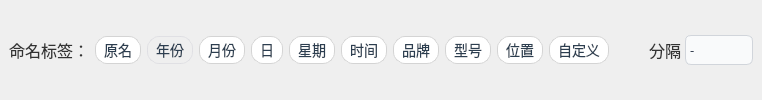
                       <widget class="QFrame" name="frameTags">
                        <property name="minimumSize">
                         <size>
                          <width>0</width>
                          <height>54</height>
                         </size>
                        </property>
                        <property name="styleSheet">
                         <string notr="true">border: none;
border-radius: 0px;</string>
                        </property>
                        <layout class="QHBoxLayout" name="layoutTags" stretch="0,1,0">
                         <property name="spacing">
                          <number>0</number>
                         </property>
                         <property name="leftMargin">
                          <number>9</number>
                         </property>
                         <property name="topMargin">
                          <number>0</number>
                         </property>
                         <property name="rightMargin">
                          <number>0</number>
                         </property>
                         <property name="bottomMargin">
                          <number>0</number>
                         </property>
                         <item>
                          <widget class="QLabel" name="lblRenamingTags">
                           <property name="minimumSize">
                            <size>
                             <width>0</width>
                             <height>40</height>
                            </size>
                           </property>
                           <property name="font">
                            <font>
                             <pointsize>12</pointsize>
                            </font>
                           </property>
                           <property name="styleSheet">
                            <string notr="true">QLabel {
    color: #333333;
    border: none;
}</string>
                           </property>
                           <property name="text">
                            <string>命名标签：</string>
                           </property>
                          </widget>
                         </item>
                         <item>
                          <widget class="QFrame" name="frameRenameTags">
                           <property name="minimumSize">
                            <size>
                             <width>0</width>
                             <height>40</height>
                            </size>
                           </property>
                           <property name="maximumSize">
                            <size>
                             <width>16777215</width>
                             <height>16777215</height>
                            </size>
                           </property>
                           <property name="sizeIncrement">
                            <size>
                             <width>0</width>
                             <height>32</height>
                            </size>
                           </property>
                           <property name="styleSheet">
                            <string notr="true">QFrame{
background:rgba(0, 0, 0, 0);
border: 0px;
}</string>
                           </property>
                           <property name="frameShape">
                            <enum>QFrame::StyledPanel</enum>
                           </property>
                           <property name="frameShadow">
                            <enum>QFrame::Raised</enum>
                           </property>
                           <layout class="QHBoxLayout" name="layoutTagsInput">
                            <property name="spacing">
                             <number>6</number>
                            </property>
                            <property name="leftMargin">
                             <number>6</number>
                            </property>
                            <property name="topMargin">
                             <number>6</number>
                            </property>
                            <property name="rightMargin">
                             <number>0</number>
                            </property>
                            <property name="bottomMargin">
                             <number>6</number>
                            </property>
                            <item>
                             <widget class="QPushButton" name="btnAddOriginalTag">
                              <property name="maximumSize">
                               <size>
                                <width>80</width>
                                <height>28</height>
                               </size>
                              </property>
                              <property name="styleSheet">
                               <string notr="true">QPushButton {
  background-color: #ffffff;
  color: #2c3e50;
  border: 1px solid #d4d4d4;
  text-align: center;
  font-size: 14px;
  border-radius: 12px;
  padding: 4px 8px;
}

QPushButton:hover {
  background-color: #f7f7f7;
  color: #2c3e50;
}

QPushButton:pressed {
  background-color: #ececec;
  color: #34495e;
}</string>
                              </property>
                              <property name="text">
                               <string>原名</string>
                              </property>
                             </widget>
                            </item>
                            <item>
                             <widget class="QPushButton" name="btnAddYearTag">
                              <property name="maximumSize">
                               <size>
                                <width>46</width>
                                <height>28</height>
                               </size>
                              </property>
                              <property name="styleSheet">
                               <string notr="true">QPushButton {
  background-color: qlineargradient(x1:0, y1:0, x2:0, y2:1,
      stop:0 rgba(255, 255, 255, 95),
      stop:1 rgba(248, 248, 250, 95)
  );
  color: #2c3e50;
  border: 1px solid rgba(220, 220, 225, 0.8);
  text-align: center;
  font-size: 14px;
  cursor: pointer;
  border-radius: 12px;
  padding: 4px 8px;
  transition: all 0.2s cubic-bezier(0.4, 0, 0.2, 1);
  box-shadow: 0 2px 6px rgba(0, 0, 0, 0.08), 0 1px 3px rgba(0, 0, 0, 0.04);
  text-transform: uppercase;
  backdrop-filter: blur(4px);
}

QPushButton:hover {
  background-color: qlineargradient(x1:0, y1:0, x2:0, y2:1,
      stop:0 rgba(255, 255, 255, 100),
      stop:1 rgba(250, 250, 252, 100)
  );
  color: #2c3e50;
  box-shadow: 0 4px 10px rgba(0, 0, 0, 0.12), 0 2px 4px rgba(0, 0, 0, 0.08);
  transform: translateY(-1px);
  border-color: rgba(134, 119, 253, 0.2);
}

QPushButton:pressed {
  background-color: qlineargradient(x1:0, y1:0, x2:0, y2:1,
      stop:0 rgba(235, 235, 240, 95),
      stop:1 rgba(230, 230, 235, 95)
  );
  color: #34495e;
  box-shadow: inset 0 2px 6px rgba(0, 0, 0, 0.12), 0 1px 2px rgba(0, 0, 0, 0.04);
  transform: translateY(0);
}</string>
                              </property>
                              <property name="text">
                               <string>年份</string>
                              </property>
                             </widget>
                            </item>
                            <item>
                             <widget class="QPushButton" name="btnAddMonthTag">
                              <property name="maximumSize">
                               <size>
                                <width>46</width>
                                <height>28</height>
                               </size>
                              </property>
                              <property name="styleSheet">
                               <string notr="true">QPushButton {
  background-color: #ffffff;
  color: #2c3e50;
  border: 1px solid #d4d4d4;
  text-align: center;
  font-size: 14px;
  cursor: pointer;
  border-radius: 12px;
  padding: 4px 8px;
  transition: background-color 0.3s ease, color 0.3s ease, box-shadow 0.3s ease, transform 0.15s ease;
  box-shadow: 0 3px 6px rgba(0, 0, 0, 0.1);
  text-transform: uppercase;
}

QPushButton:hover {
  background-color: #f7f7f7;
  color: #2c3e50;
  box-shadow: 0 5px 10px rgba(0, 0, 0, 0.2);
}

QPushButton:pressed {
  background-color: #ececec;
  color: #34495e;
  box-shadow: inset 0 2px 4px rgba(0, 0, 0, 0.2);
  transform: translateY(2px);
}</string>
                              </property>
                              <property name="text">
                               <string>月份</string>
                              </property>
                             </widget>
                            </item>
                            <item>
                             <widget class="QPushButton" name="btnAddDateTag">
                              <property name="maximumSize">
                               <size>
                                <width>32</width>
                                <height>28</height>
                               </size>
                              </property>
                              <property name="styleSheet">
                               <string notr="true">QPushButton {
  background-color: #ffffff;
  color: #2c3e50;
  border: 1px solid #d4d4d4;
  text-align: center;
  font-size: 14px;
  cursor: pointer;
  border-radius: 12px;
  padding: 4px 8px;
  transition: background-color 0.3s ease, color 0.3s ease, box-shadow 0.3s ease, transform 0.15s ease;
  box-shadow: 0 3px 6px rgba(0, 0, 0, 0.1);
  text-transform: uppercase;
}

QPushButton:hover {
  background-color: #f7f7f7;
  color: #2c3e50;
  box-shadow: 0 5px 10px rgba(0, 0, 0, 0.2);
}

QPushButton:pressed {
  background-color: #ececec;
  color: #34495e;
  box-shadow: inset 0 2px 4px rgba(0, 0, 0, 0.2);
  transform: translateY(2px);
}</string>
                              </property>
                              <property name="text">
                               <string>日</string>
                              </property>
                             </widget>
                            </item>
                            <item>
                             <widget class="QPushButton" name="btnDayTag">
                              <property name="maximumSize">
                               <size>
                                <width>46</width>
                                <height>28</height>
                               </size>
                              </property>
                              <property name="styleSheet">
                               <string notr="true">QPushButton {
  background-color: #ffffff;
  color: #2c3e50;
  border: 1px solid #d4d4d4;
  text-align: center;
  font-size: 14px;
  cursor: pointer;
  border-radius: 12px;
  padding: 4px 8px;
  transition: background-color 0.3s ease, color 0.3s ease, box-shadow 0.3s ease, transform 0.15s ease;
  box-shadow: 0 3px 6px rgba(0, 0, 0, 0.1);
  text-transform: uppercase;
}

QPushButton:hover {
  background-color: #f7f7f7;
  color: #2c3e50;
  box-shadow: 0 5px 10px rgba(0, 0, 0, 0.2);
}

QPushButton:pressed {
  background-color: #ececec;
  color: #34495e;
  box-shadow: inset 0 2px 4px rgba(0, 0, 0, 0.2);
  transform: translateY(2px);
}</string>
                              </property>
                              <property name="text">
                               <string>星期</string>
                              </property>
                             </widget>
                            </item>
                            <item>
                             <widget class="QPushButton" name="btnAddTimeTag">
                              <property name="maximumSize">
                               <size>
                                <width>46</width>
                                <height>28</height>
                               </size>
                              </property>
                              <property name="styleSheet">
                               <string notr="true">QPushButton {
  background-color: #ffffff;
  color: #2c3e50;
  border: 1px solid #d4d4d4;
  text-align: center;
  font-size: 14px;
  cursor: pointer;
  border-radius: 12px;
  padding: 4px 8px;
  transition: background-color 0.3s ease, color 0.3s ease, box-shadow 0.3s ease, transform 0.15s ease;
  box-shadow: 0 3px 6px rgba(0, 0, 0, 0.1);
  text-transform: uppercase;
}

QPushButton:hover {
  background-color: #f7f7f7;
  color: #2c3e50;
  box-shadow: 0 5px 10px rgba(0, 0, 0, 0.2);
}

QPushButton:pressed {
  background-color: #ececec;
  color: #34495e;
  box-shadow: inset 0 2px 4px rgba(0, 0, 0, 0.2);
  transform: translateY(2px);
}</string>
                              </property>
                              <property name="text">
                               <string>时间</string>
                              </property>
                              <property name="iconSize">
                               <size>
                                <width>16</width>
                                <height>16</height>
                               </size>
                              </property>
                             </widget>
                            </item>
                            <item>
                             <widget class="QPushButton" name="btnAddMakeTag">
                              <property name="maximumSize">
                               <size>
                                <width>74</width>
                                <height>28</height>
                               </size>
                              </property>
                              <property name="styleSheet">
                               <string notr="true">QPushButton {
  background-color: #ffffff;
  color: #2c3e50;
  border: 1px solid #d4d4d4;
  text-align: center;
  font-size: 14px;
  cursor: pointer;
  border-radius: 12px;
  padding: 4px 8px;
  transition: background-color 0.3s ease, color 0.3s ease, box-shadow 0.3s ease, transform 0.15s ease;
  box-shadow: 0 3px 6px rgba(0, 0, 0, 0.1);
  text-transform: uppercase;
}

QPushButton:hover {
  background-color: #f7f7f7;
  color: #2c3e50;
  box-shadow: 0 5px 10px rgba(0, 0, 0, 0.2);
}

QPushButton:pressed {
  background-color: #ececec;
  color: #34495e;
  box-shadow: inset 0 2px 4px rgba(0, 0, 0, 0.2);
  transform: translateY(2px);
}</string>
                              </property>
                              <property name="text">
                               <string>品牌</string>
                              </property>
                             </widget>
                            </item>
                            <item>
                             <widget class="QPushButton" name="btnModelTag">
                              <property name="maximumSize">
                               <size>
                                <width>74</width>
                                <height>28</height>
                               </size>
                              </property>
                              <property name="styleSheet">
                               <string notr="true">QPushButton {
  background-color: #ffffff;
  color: #2c3e50;
  border: 1px solid #d4d4d4;
  text-align: center;
  font-size: 14px;
  cursor: pointer;
  border-radius: 12px;
  padding: 4px 8px;
  transition: background-color 0.3s ease, color 0.3s ease, box-shadow 0.3s ease, transform 0.15s ease;
  box-shadow: 0 3px 6px rgba(0, 0, 0, 0.1);
  text-transform: uppercase;
}

QPushButton:hover {
  background-color: #f7f7f7;
  color: #2c3e50;
  box-shadow: 0 5px 10px rgba(0, 0, 0, 0.2);
}

QPushButton:pressed {
  background-color: #ececec;
  color: #34495e;
  box-shadow: inset 0 2px 4px rgba(0, 0, 0, 0.2);
  transform: translateY(2px);
}</string>
                              </property>
                              <property name="text">
                               <string>型号</string>
                              </property>
                             </widget>
                            </item>
                            <item>
                             <widget class="QPushButton" name="btnAddressTag">
                              <property name="maximumSize">
                               <size>
                                <width>66</width>
                                <height>28</height>
                               </size>
                              </property>
                              <property name="styleSheet">
                               <string notr="true">QPushButton {
  background-color: #ffffff;
  color: #2c3e50;
  border: 1px solid #d4d4d4;
  text-align: center;
  font-size: 14px;
  cursor: pointer;
  border-radius: 12px;
  padding: 4px 8px;
  transition: background-color 0.3s ease, color 0.3s ease, box-shadow 0.3s ease, transform 0.15s ease;
  box-shadow: 0 3px 6px rgba(0, 0, 0, 0.1);
  text-transform: uppercase;
}

QPushButton:hover {
  background-color: #f7f7f7;
  color: #2c3e50;
  box-shadow: 0 5px 10px rgba(0, 0, 0, 0.2);
}

QPushButton:pressed {
  background-color: #ececec;
  color: #34495e;
  box-shadow: inset 0 2px 4px rgba(0, 0, 0, 0.2);
  transform: translateY(2px);
}</string>
                              </property>
                              <property name="text">
                               <string>位置</string>
                              </property>
                              <property name="icon">
                               <iconset>
                                <normaloff>resources/img/page_2/位置.svg</normaloff>resources/img/page_2/位置.svg</iconset>
                              </property>
                             </widget>
                            </item>
                            <item>
                             <widget class="QPushButton" name="btnCustomizeTag">
                              <property name="maximumSize">
                               <size>
                                <width>80</width>
                                <height>28</height>
                               </size>
                              </property>
                              <property name="styleSheet">
                               <string notr="true">QPushButton {
  background-color: #ffffff;
  color: #2c3e50;
  border: 1px solid #d4d4d4;
  text-align: center;
  font-size: 14px;
  cursor: pointer;
  border-radius: 12px;
  padding: 4px 8px;
  transition: background-color 0.3s ease, color 0.3s ease, box-shadow 0.3s ease, transform 0.15s ease;
  box-shadow: 0 3px 6px rgba(0, 0, 0, 0.1);
  text-transform: uppercase;
}

QPushButton:hover {
  background-color: #f7f7f7;
  color: #2c3e50;
  box-shadow: 0 5px 10px rgba(0, 0, 0, 0.2);
}

QPushButton:pressed {
  background-color: #ececec;
  color: #34495e;
  box-shadow: inset 0 2px 4px rgba(0, 0, 0, 0.2);
  transform: translateY(2px);
}</string>
                              </property>
                              <property name="text">
                               <string>自定义</string>
                              </property>
                             </widget>
                            </item>
                           </layout>
                          </widget>
                         </item>
                         <item>
                          <layout class="QHBoxLayout" name="tagsActionLayout" stretch="0,0,1">
                           <property name="spacing">
                            <number>4</number>
                           </property>
                           <property name="rightMargin">
                            <number>9</number>
                           </property>
                           <item>
                            <spacer name="tagsLayoutSpacer">
                             <property name="orientation">
                              <enum>Qt::Horizontal</enum>
                             </property>
                             <property name="sizeHint" stdset="0">
                              <size>
                               <width>40</width>
                               <height>20</height>
                              </size>
                             </property>
                            </spacer>
                           </item>
                           <item>
                            <widget class="QLabel" name="lblSeparator">
                             <property name="font">
                              <font>
                               <pointsize>12</pointsize>
                              </font>
                             </property>
                             <property name="styleSheet">
                              <string notr="true">QLabel {
    color: #333333;
    border: none;
}</string>
                             </property>
                             <property name="text">
                              <string>分隔</string>
                             </property>
                            </widget>
                           </item>
                           <item>
                            <widget class="QComboBox" name="fileNameSeparator">
                             <property name="minimumSize">
                              <size>
                               <width>66</width>
                               <height>26</height>
                              </size>
                             </property>
                             <property name="maximumSize">
                              <size>
                               <width>87</width>
                               <height>16777215</height>
                              </size>
                             </property>
                             <property name="font">
                              <font>
                               <family>Microsoft YaHei</family>
                               <pointsize>-1</pointsize>
                               <italic>false</italic>
                               <bold>false</bold>
                              </font>
                             </property>
                             <property name="styleSheet">
                              <string notr="true">QComboBox {
    background-color: #ffffff;
    border: 1px solid #d1d5db;
    border-radius: 6px;
    padding: 4px 4px;
    color: #374151;
    font-family: &quot;Microsoft YaHei&quot;, &quot;微软雅黑&quot;, sans-serif;
    font-size: 13px;
    min-width: 56px;
    min-height: 16px;
    selection-background-color: #6d28d9;
    selection-color: white;
    transition: all 0.2s ease-out;
}

QComboBox::drop-down {
    width: 0;
    border: none;
    padding: 0;
}

QComboBox::down-arrow {
    image: none;
}

QComboBox:hover {
    border-color: #a5b4fc;
    background-color: #f8fafc;
    box-shadow: 0 1px 3px rgba(166, 175, 195, 0.2);
}

QComboBox:on {
    background-color: #f5f3ff;
    border-bottom-left-radius: 0;
    border-bottom-right-radius: 0;
    box-shadow: 0 2px 4px rgba(0, 0, 0, 0.05);
}

QComboBox:pressed {
    background-color: #ede9fe;
    transform: translateY(1px);
}

QComboBox:disabled {
    background-color: #f3f4f6;
    color: #9ca3af;
    border-color: #e5e7eb;
}

QComboBox QAbstractItemView {
    border: 1px solid #e5e7eb;
    border-top: none;
    border-radius: 0 0 6px 6px;
    background: white;
    padding: 4px 0;
    margin-top: -1px;
    selection-background-color: #6d28d9;
    selection-color: white;
    outline: none;
    box-shadow: 0 2px 8px rgba(0, 0, 0, 0.08);
    min-width: 88px;
    font-family: &quot;Microsoft YaHei&quot;, &quot;微软雅黑&quot;, sans-serif;
    font-size: 13px;
}

QComboBox QAbstractItemView::item {
    padding: 6px 2px;
    margin: 0 4px;
    border-radius: 3px;
    border-left: 1px solid transparent;
}

QComboBox QAbstractItemView::item:hover {
    background-color: #f8f5ff;
    color: #6d28d9;
}

QComboBox QAbstractItemView::item:selected {
    background-color: #faf7ff;
    color: #6d28d9;
    border-left: 1px solid #6d28d9;
    font-weight: normal;
    padding-left: 11px;
}

QComboBox:editable {
    background: white;
    padding-right: 12px;
}

QComboBox:editable:on {
    background: #f5f3ff;
}

QComboBox:!editable {
    background: #f9fafb;
}

QComboBox:focus {
    border: 1px solid #8b5cf6;
    outline: none;
    box-shadow: 0 0 0 2px rgba(139, 92, 246, 0.2);
}</string>
                             </property>
                             <item>
                              <property name="text">
                               <string>-</string>
                              </property>
                             </item>
                             <item>
                              <property name="text">
                               <string>无</string>
                              </property>
                             </item>
                             <item>
                              <property name="text">
                               <string>空格</string>
                              </property>
                             </item>
                             <item>
                              <property name="text">
                               <string>_</string>
                              </property>
                             </item>
                             <item>
                              <property name="text">
                               <string>.</string>
                              </property>
                             </item>
                             <item>
                              <property name="text">
                               <string>,</string>
                              </property>
                             </item>
                             <item>
                              <property name="text">
                               <string>|</string>
                              </property>
                             </item>
                             <item>
                              <property name="text">
                               <string>~</string>
                              </property>
                             </item>
                            </widget>
                           </item>
                          </layout>
                         </item>
                        </layout>
                       </widget>
